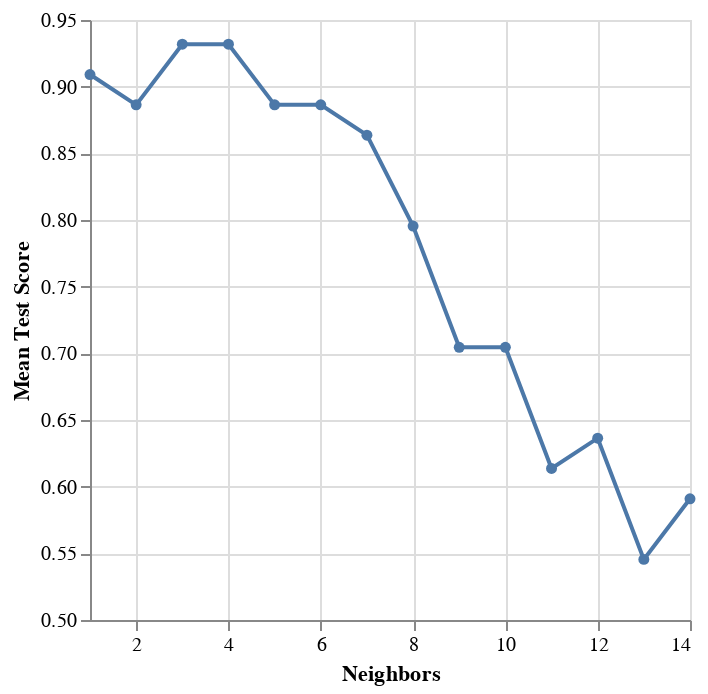

Notebook code cell kept with this figure:
### Markdown cell above
### Visualizing a parameter's effect on model performance

Visually inspecting the grid search results can help us find, 
and choose the best value for the number of neighbors parameter.

Below, we use `altair` (a Python visualization library) 
to create a line plot using the `accuracies_grid` dataframe 
with `param_kneighborsclassifier__n_neighbors` on the x-axis 
and the `mean_test_score` on the y-axis. Use `point=True` to include a point for each value of $K$.

### Code cell
# Run this cell to visualize the parameters vs mean cross-validation accuracy 
# as a line chart

accuracy_versus_k_grid = alt.Chart(fruit_vfold_score).mark_line(point=True).encode(
    x=alt.X("param_kneighborsclassifier__n_neighbors")
        .title("Neighbors")
        .scale(zero=False),
    y=alt.Y("mean_test_score")
        .title("Mean Test Score")
        .scale(zero=False)
)

accuracy_versus_k_grid

### Figure 1 — Vega-Lite specification as saved in the notebook (floating-point values rounded to 4 significant figures)
{"config": {"view": {"continuousWidth": 300, "continuousHeight": 300}}, "data": {"name": "data-7fc438756b4b2078cab5ca734386bf62"}, "mark": {"type": "line", "point": true}, "encoding": {"x": {"field": "param_kneighborsclassifier__n_neighbors", "scale": {"zero": false}, "title": "Neighbors", "type": "quantitative"}, "y": {"field": "mean_test_score", "scale": {"zero": false}, "title": "Mean Test Score", "type": "quantitative"}}, "$schema": "https://vega.github.io/schema/vega-lite/v5.15.1.json", "datasets": {"data-7fc438756b4b2078cab5ca734386bf62": [{"mean_fit_time": 0.004417, "std_fit_time": 0.00126, "mean_score_time": 0.003736, "std_score_time": 0.000423, "param_kneighborsclassifier__n_neighbors": 1, "params": {"kneighborsclassifier__n_neighbors": 1}, "split0_test_score": 0.8182, "split1_test_score": 0.8182, "split2_test_score": 1.0, "split3_test_score": 1.0, "mean_test_score": 0.9091, "std_test_score": 0.09091, "rank_test_score": 3}, {"mean_fit_time": 0.003344, "std_fit_time": 0.0001979, "mean_score_time": 0.003084, "std_score_time": 0.0002594, "param_kneighborsclassifier__n_neighbors": 2, "params": {"kneighborsclassifier__n_neighbors": 2}, "split0_test_score": 0.7273, "split1_test_score": 0.8182, "split2_test_score": 1.0, "split3_test_score": 1.0, "mean_test_score": 0.8864, "std_test_score": 0.1181, "rank_test_score": 4}, {"mean_fit_time": 0.008546, "std_fit_time": 0.008568, "mean_score_time": 0.006446, "std_score_time": 0.006219, "param_kneighborsclassifier__n_neighbors": 3, "params": {"kneighborsclassifier__n_neighbors": 3}, "split0_test_score": 0.9091, "split1_test_score": 0.9091, "split2_test_score": 1.0, "split3_test_score": 0.9091, "mean_test_score": 0.9318, "std_test_score": 0.03936, "rank_test_score": 1}, {"mean_fit_time": 0.02263, "std_fit_time": 0.02855, "mean_score_time": 0.005435, "std_score_time": 0.002155, "param_kneighborsclassifier__n_neighbors": 4, "params": {"kneighborsclassifier__n_neighbors": 4}, "split0_test_score": 0.7273, "split1_test_score": 1.0, "split2_test_score": 1.0, "split3_test_score": 1.0, "mean_test_score": 0.9318, "std_test_score": 0.1181, "rank_test_score": 1}, {"mean_fit_time": 0.004683, "std_fit_time": 0.000304, "mean_score_time": 0.004403, "std_score_time": 0.0005427, "param_kneighborsclassifier__n_neighbors": 5, "params": {"kneighborsclassifier__n_neighbors": 5}, "split0_test_score": 0.7273, "split1_test_score": 0.9091, "split2_test_score": 0.9091, "split3_test_score": 1.0, "mean_test_score": 0.8864, "std_test_score": 0.09907, "rank_test_score": 4}, {"mean_fit_time": 0.004432, "std_fit_time": 0.0001014, "mean_score_time": 0.003961, "std_score_time": 8.673e-05, "param_kneighborsclassifier__n_neighbors": 6, "params": {"kneighborsclassifier__n_neighbors": 6}, "split0_test_score": 0.7273, "split1_test_score": 1.0, "split2_test_score": 0.8182, "split3_test_score": 1.0, "mean_test_score": 0.8864, "std_test_score": 0.1181, "rank_test_score": 4}, {"mean_fit_time": 0.00351, "std_fit_time": 0.0001644, "mean_score_time": 0.003015, "std_score_time": 0.0002073, "param_kneighborsclassifier__n_neighbors": 7, "params": {"kneighborsclassifier__n_neighbors": 7}, "split0_test_score": 0.7273, "split1_test_score": 1.0, "split2_test_score": 0.8182, "split3_test_score": 0.9091, "mean_test_score": 0.8636, "std_test_score": 0.1016, "rank_test_score": 7}, {"mean_fit_time": 0.002978, "std_fit_time": 7.354e-05, "mean_score_time": 0.002696, "std_score_time": 2.778e-05, "param_kneighborsclassifier__n_neighbors": 8, "params": {"kneighborsclassifier__n_neighbors": 8}, "split0_test_score": 0.6364, "split1_test_score": 0.9091, "split2_test_score": 0.8182, "split3_test_score": 0.8182, "mean_test_score": 0.7955, "std_test_score": 0.09907, "rank_test_score": 8}, {"mean_fit_time": 0.002927, "std_fit_time": 4.484e-05, "mean_score_time": 0.002648, "std_score_time": 2.888e-06, "param_kneighborsclassifier__n_neighbors": 9, "params": {"kneighborsclassifier__n_neighbors": 9}, "split0_test_score": 0.5455, "split1_test_score": 0.7273, "split2_test_score": 0.8182, "split3_test_score": 0.7273, "mean_test_score": 0.7045, "std_test_score": 0.09907, "rank_test_score": 9}, {"mean_fit_time": 0.002959, "std_fit_time": 6.657e-05, "mean_score_time": 0.002704, "std_score_time": 4.539e-05, "param_kneighborsclassifier__n_neighbors": 10, "params": {"kneighborsclassifier__n_neighbors": 10}, "split0_test_score": 0.5455, "split1_test_score": 0.8182, "split2_test_score": 0.7273, "split3_test_score": 0.7273, "mean_test_score": 0.7045, "std_test_score": 0.09907, "rank_test_score": 9}, {"mean_fit_time": 0.002888, "std_fit_time": 2.475e-05, "mean_score_time": 0.002569, "std_score_time": 0.0001057, "param_kneighborsclassifier__n_neighbors": 11, "params": {"kneighborsclassifier__n_neighbors": 11}, "split0_test_score": 0.5455, "split1_test_score": 0.5455, "split2_test_score": 0.7273, "split3_test_score": 0.6364, "mean_test_score": 0.6136, "std_test_score": 0.07538, "rank_test_score": 12}, {"mean_fit_time": 0.002534, "std_fit_time": 6.266e-05, "mean_score_time": 0.002273, "std_score_time": 1.103e-05, "param_kneighborsclassifier__n_neighbors": 12, "params": {"kneighborsclassifier__n_neighbors": 12}, "split0_test_score": 0.5455, "split1_test_score": 0.6364, "split2_test_score": 0.7273, "split3_test_score": 0.6364, "mean_test_score": 0.6364, "std_test_score": 0.06428, "rank_test_score": 11}, {"mean_fit_time": 0.002505, "std_fit_time": 1.546e-05, "mean_score_time": 0.002273, "std_score_time": 1.104e-05, "param_kneighborsclassifier__n_neighbors": 13, "params": {"kneighborsclassifier__n_neighbors": 13}, "split0_test_score": 0.5455, "split1_test_score": 0.6364, "split2_test_score": 0.5455, "split3_test_score": 0.4545, "mean_test_score": 0.5455, "std_test_score": 0.06428, "rank_test_score": 14}, {"mean_fit_time": 0.002516, "std_fit_time": 4.691e-05, "mean_score_time": 0.002262, "std_score_time": 2.985e-06, "param_kneighborsclassifier__n_neighbors": 14, "params": {"kneighborsclassifier__n_neighbors": 14}, "split0_test_score": 0.5455, "split1_test_score": 0.6364, "split2_test_score": 0.5455, "split3_test_score": 0.6364, "mean_test_score": 0.5909, "std_test_score": 0.04545, "rank_test_score": 13}]}}
